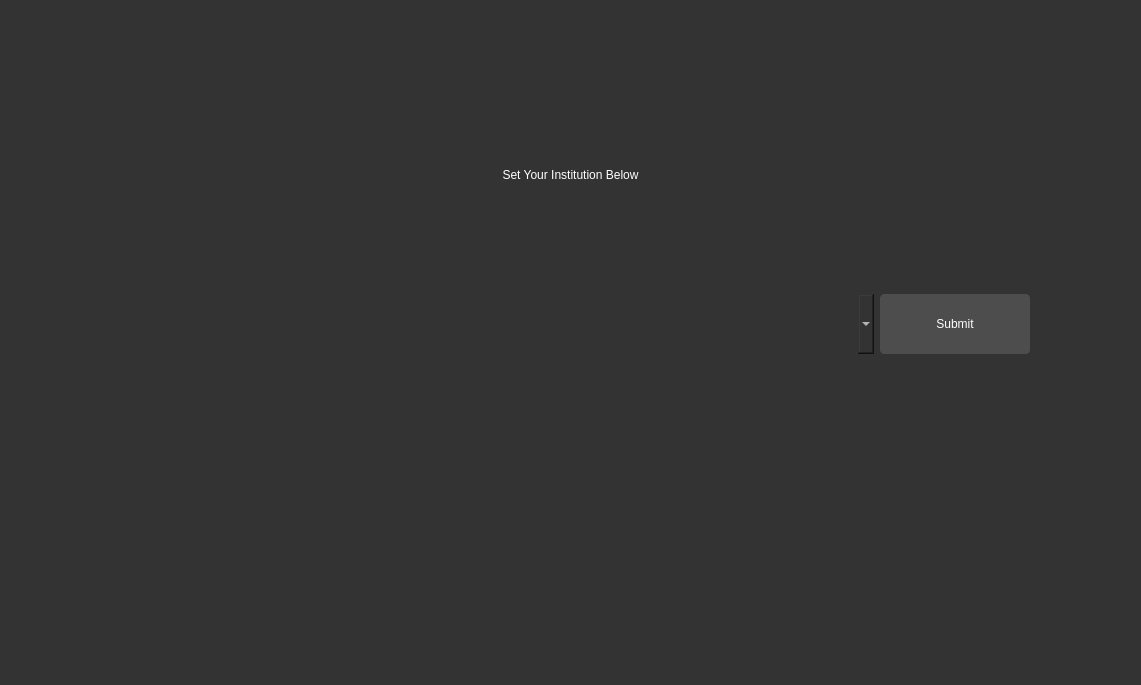
<?xml version="1.0" encoding="UTF-8"?>
<ui version="4.0">
 <class>Form</class>
 <widget class="QWidget" name="Form">
  <property name="geometry">
   <rect>
    <x>0</x>
    <y>0</y>
    <width>1141</width>
    <height>685</height>
   </rect>
  </property>
  <property name="minimumSize">
   <size>
    <width>1141</width>
    <height>685</height>
   </size>
  </property>
  <property name="windowTitle">
   <string>Form</string>
  </property>
  <property name="styleSheet">
   <string notr="true">  QWidget {
        background-color: #333333;
        color: #ffffff;
        border: none;
    }
    QPushButton {
        background-color: #4d4d4d;
        border: 1px solid #4d4d4d;
        border-radius: 4px;
        color: #ffffff;
        padding: 5px;
    }
    QPushButton:hover {
        background-color: #5a5a5a;
        border: 1px solid #5a5a5a;
    }
</string>
  </property>
  <layout class="QHBoxLayout" name="horizontalLayout_5">
   <item>
    <layout class="QVBoxLayout" name="verticalLayout">
     <item>
      <layout class="QHBoxLayout" name="horizontalLayout_2">
       <property name="topMargin">
        <number>50</number>
       </property>
       <property name="rightMargin">
        <number>0</number>
       </property>
       <property name="bottomMargin">
        <number>0</number>
       </property>
       <item>
        <widget class="QLabel" name="institution">
         <property name="styleSheet">
          <string notr="true">font: 700 65pt &quot;Segoe UI&quot;;</string>
         </property>
         <property name="text">
          <string>Set Your Institution Below</string>
         </property>
         <property name="alignment">
          <set>Qt::AlignCenter</set>
         </property>
        </widget>
       </item>
      </layout>
     </item>
     <item>
      <layout class="QHBoxLayout" name="horizontalLayout_4">
       <property name="leftMargin">
        <number>100</number>
       </property>
       <property name="rightMargin">
        <number>100</number>
       </property>
       <property name="bottomMargin">
        <number>320</number>
       </property>
       <item>
        <widget class="QComboBox" name="institutions">
         <property name="minimumSize">
          <size>
           <width>500</width>
           <height>50</height>
          </size>
         </property>
         <property name="maximumSize">
          <size>
           <width>850</width>
           <height>60</height>
          </size>
         </property>
         <property name="styleSheet">
          <string notr="true">QComboBox {
    /* Main styling for the combo box */
    background-color: #f0f0f0; /* Background color */
    border: 1px solid #999; /* Border color */
    padding: 5px; /* Padding inside the combo box */
	color: #333333;
    font-size: 20px; /* Replace with your desired font size */
    font-weight: bold; /* Make the text bold */



    /* Dropdown button styling */
    QComboBox::drop-down {
        background-color: #ddd; /* Dropdown button background color */
        border: 1px solid #999; /* Dropdown button border color */
    }

}

QComboBox::drop-down:open {
    /* Styling when the dropdown is open */
    border: 1px solid #666;
}

QComboBox::indicator {
    /* Styling for the selection indicator (the small arrow on the right) */
    border: none;
}
</string>
         </property>
         <item>
          <property name="text">
           <string/>
          </property>
         </item>
        </widget>
       </item>
       <item>
        <widget class="QPushButton" name="submit_button_1">
         <property name="minimumSize">
          <size>
           <width>100</width>
           <height>60</height>
          </size>
         </property>
         <property name="maximumSize">
          <size>
           <width>150</width>
           <height>80</height>
          </size>
         </property>
         <property name="styleSheet">
          <string notr="true">font: 700 15pt &quot;Segoe UI&quot;;</string>
         </property>
         <property name="text">
          <string>Submit</string>
         </property>
        </widget>
       </item>
      </layout>
     </item>
    </layout>
   </item>
  </layout>
 </widget>
 <resources/>
 <connections/>
</ui>
